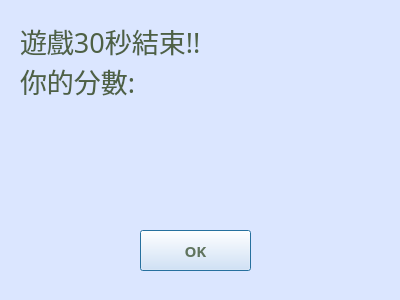
<?xml version="1.0" encoding="UTF-8"?>
<ui version="4.0">
 <class>dialog_score</class>
 <widget class="QDialog" name="dialog_score">
  <property name="geometry">
   <rect>
    <x>0</x>
    <y>0</y>
    <width>400</width>
    <height>300</height>
   </rect>
  </property>
  <property name="windowTitle">
   <string>GOOD JOB</string>
  </property>
  <property name="autoFillBackground">
   <bool>false</bool>
  </property>
  <property name="styleSheet">
   <string notr="true">background-color: rgb(219, 230, 255);</string>
  </property>
  <widget class="QPushButton" name="pushButton">
   <property name="geometry">
    <rect>
     <x>140</x>
     <y>230</y>
     <width>111</width>
     <height>41</height>
    </rect>
   </property>
   <property name="font">
    <font>
     <family>Segoe UI Black</family>
     <pointsize>11</pointsize>
     <weight>75</weight>
     <bold>true</bold>
    </font>
   </property>
   <property name="styleSheet">
    <string notr="true">color: rgb(96, 116, 94);</string>
   </property>
   <property name="text">
    <string>OK</string>
   </property>
  </widget>
  <widget class="QLabel" name="label">
   <property name="geometry">
    <rect>
     <x>20</x>
     <y>0</y>
     <width>241</width>
     <height>121</height>
    </rect>
   </property>
   <property name="font">
    <font>
     <family>思源黑體 Medium</family>
     <pointsize>20</pointsize>
    </font>
   </property>
   <property name="autoFillBackground">
    <bool>false</bool>
   </property>
   <property name="styleSheet">
    <string notr="true">color: rgb(78, 97, 69);</string>
   </property>
   <property name="text">
    <string>遊戲30秒結束!!
你的分數:</string>
   </property>
   <property name="textFormat">
    <enum>Qt::AutoText</enum>
   </property>
   <property name="textInteractionFlags">
    <set>Qt::NoTextInteraction</set>
   </property>
  </widget>
  <widget class="QLabel" name="label_showscore">
   <property name="geometry">
    <rect>
     <x>130</x>
     <y>120</y>
     <width>131</width>
     <height>91</height>
    </rect>
   </property>
   <property name="font">
    <font>
     <family>思源黑體 Medium</family>
     <pointsize>40</pointsize>
    </font>
   </property>
   <property name="styleSheet">
    <string notr="true">color: rgb(87, 106, 86);</string>
   </property>
   <property name="text">
    <string/>
   </property>
   <property name="alignment">
    <set>Qt::AlignCenter</set>
   </property>
   <property name="textInteractionFlags">
    <set>Qt::NoTextInteraction</set>
   </property>
  </widget>
 </widget>
 <resources/>
 <connections/>
</ui>
